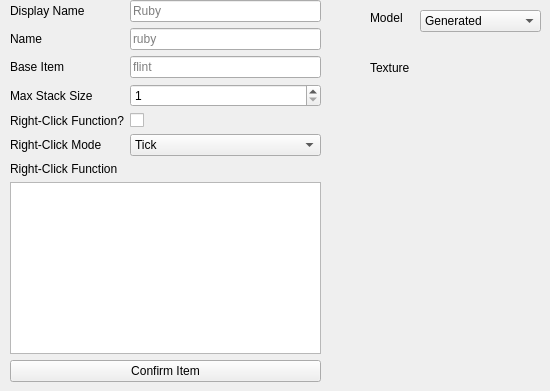
      <widget class="QWidget" name="itemEditor">
       <widget class="QComboBox" name="itemModel">
        <property name="geometry">
         <rect>
          <x>420</x>
          <y>10</y>
          <width>121</width>
          <height>22</height>
         </rect>
        </property>
        <property name="toolTip">
         <string>&lt;html&gt;&lt;head/&gt;&lt;body&gt;&lt;p&gt;The model your custom item will use.&lt;/p&gt;&lt;p&gt;Generated: Normal items.&lt;/p&gt;&lt;p&gt;Handheld: For thigns such as tools, swords, etc.&lt;/p&gt;&lt;p&gt;Custom: If you want to select a custom model you made in &lt;span style=&quot; font-weight:700;&quot;&gt;BlockBench&lt;/span&gt;.&lt;/p&gt;&lt;/body&gt;&lt;/html&gt;</string>
        </property>
        <item>
         <property name="text">
          <string>Generated</string>
         </property>
        </item>
        <item>
         <property name="text">
          <string>Handheld</string>
         </property>
        </item>
        <item>
         <property name="text">
          <string>Custom</string>
         </property>
        </item>
       </widget>
       <widget class="QLabel" name="itemModelLabel">
        <property name="geometry">
         <rect>
          <x>370</x>
          <y>10</y>
          <width>49</width>
          <height>16</height>
         </rect>
        </property>
        <property name="text">
         <string>Model</string>
        </property>
       </widget>
       <widget class="QLabel" name="itemTextureLabel">
        <property name="geometry">
         <rect>
          <x>370</x>
          <y>60</y>
          <width>49</width>
          <height>16</height>
         </rect>
        </property>
        <property name="text">
         <string>Texture</string>
        </property>
       </widget>
       <widget class="QPushButton" name="itemTextureButton">
        <property name="geometry">
         <rect>
          <x>430</x>
          <y>40</y>
          <width>50</width>
          <height>50</height>
         </rect>
        </property>
        <property name="acceptDrops">
         <bool>true</bool>
        </property>
        <property name="toolTip">
         <string>&lt;html&gt;&lt;head/&gt;&lt;body&gt;&lt;p&gt;The texture of your item!&lt;/p&gt;&lt;/body&gt;&lt;/html&gt;</string>
        </property>
        <property name="text">
         <string/>
        </property>
        <property name="flat">
         <bool>true</bool>
        </property>
       </widget>
       <widget class="QWidget" name="layoutWidget1">
        <property name="geometry">
         <rect>
          <x>10</x>
          <y>0</y>
          <width>311</width>
          <height>382</height>
         </rect>
        </property>
        <layout class="QGridLayout" name="gridLayout_2">
         <item row="5" column="0">
          <widget class="QLabel" name="label_4">
           <property name="text">
            <string>Right-Click Mode</string>
           </property>
          </widget>
         </item>
         <item row="2" column="0">
          <widget class="QLabel" name="itemBaseItemLabel">
           <property name="text">
            <string>Base Item</string>
           </property>
          </widget>
         </item>
         <item row="7" column="0" colspan="2">
          <widget class="QPlainTextEdit" name="itemRightClickFunc">
           <property name="toolTip">
            <string>&lt;html&gt;&lt;head/&gt;&lt;body&gt;&lt;p&gt;A list of commands that will be run whenever you rightclick. &lt;span style=&quot; font-weight:700;&quot;&gt;The program does not check if this will work or not! Any problems made here are the fault of the user.&lt;/span&gt;&lt;/p&gt;&lt;/body&gt;&lt;/html&gt;</string>
           </property>
          </widget>
         </item>
         <item row="4" column="1">
          <widget class="QCheckBox" name="itemRightClickCheck">
           <property name="toolTip">
            <string>&lt;html&gt;&lt;head/&gt;&lt;body&gt;&lt;p&gt;Whether or not you want to have a set of special commands run whenever you rightclick your item.&lt;/p&gt;&lt;/body&gt;&lt;/html&gt;</string>
           </property>
           <property name="text">
            <string/>
           </property>
          </widget>
         </item>
         <item row="0" column="1">
          <widget class="QLineEdit" name="itemDisplayName">
           <property name="toolTip">
            <string>&lt;html&gt;&lt;head/&gt;&lt;body&gt;&lt;p&gt;The name of your custom item! This'll be what you see in your inventory.&lt;/p&gt;&lt;/body&gt;&lt;/html&gt;</string>
           </property>
           <property name="placeholderText">
            <string>Ruby</string>
           </property>
          </widget>
         </item>
         <item row="6" column="0">
          <widget class="QLabel" name="label_5">
           <property name="text">
            <string>Right-Click Function</string>
           </property>
          </widget>
         </item>
         <item row="2" column="1">
          <widget class="QLineEdit" name="itemBaseItem">
           <property name="toolTip">
            <string>&lt;html&gt;&lt;head/&gt;&lt;body&gt;&lt;p&gt;The Minecraft item your custom item is wrapped around. &lt;span style=&quot; font-weight:700;&quot;&gt;Do not add a minecraft: prefix to this item!&lt;/span&gt;&lt;/p&gt;&lt;/body&gt;&lt;/html&gt;</string>
           </property>
           <property name="placeholderText">
            <string>flint</string>
           </property>
          </widget>
         </item>
         <item row="1" column="1">
          <widget class="QLineEdit" name="itemName">
           <property name="toolTip">
            <string>&lt;html&gt;&lt;head/&gt;&lt;body&gt;&lt;p&gt;The name of your item that the game recognizes it as.&lt;/p&gt;&lt;/body&gt;&lt;/html&gt;</string>
           </property>
           <property name="placeholderText">
            <string>ruby</string>
           </property>
          </widget>
         </item>
         <item row="3" column="0">
          <widget class="QLabel" name="label_6">
           <property name="text">
            <string>Max Stack Size</string>
           </property>
          </widget>
         </item>
         <item row="3" column="1">
          <widget class="QSpinBox" name="itemStackSize">
           <property name="toolTip">
            <string>&lt;html&gt;&lt;head/&gt;&lt;body&gt;&lt;p&gt;The stack size of your item! Can be anything from 1 to 99, and can be used for any base item!&lt;/p&gt;&lt;/body&gt;&lt;/html&gt;</string>
           </property>
           <property name="minimum">
            <number>1</number>
           </property>
          </widget>
         </item>
         <item row="1" column="0">
          <widget class="QLabel" name="itemNameLabel">
           <property name="text">
            <string>Name</string>
           </property>
          </widget>
         </item>
         <item row="4" column="0">
          <widget class="QLabel" name="label_2">
           <property name="text">
            <string>Right-Click Function?</string>
           </property>
          </widget>
         </item>
         <item row="5" column="1">
          <widget class="QComboBox" name="itemRightClickMode">
           <property name="toolTip">
            <string>&lt;html&gt;&lt;head/&gt;&lt;body&gt;&lt;p&gt;The mode of the right-click method.&lt;/p&gt;&lt;p&gt;Tick: The function runs 20 times per second as long as you are holding rightclick.&lt;br/&gt;Impulse: Runs once whenever you rightclick your item.&lt;/p&gt;&lt;/body&gt;&lt;/html&gt;</string>
           </property>
           <item>
            <property name="text">
             <string>Tick</string>
            </property>
           </item>
           <item>
            <property name="text">
             <string>Impulse</string>
            </property>
           </item>
          </widget>
         </item>
         <item row="0" column="0">
          <widget class="QLabel" name="itemDisplayNameLabel">
           <property name="text">
            <string>Display Name</string>
           </property>
          </widget>
         </item>
         <item row="8" column="0" colspan="2">
          <widget class="QPushButton" name="itemConfirmButton">
           <property name="text">
            <string>Confirm Item</string>
           </property>
          </widget>
         </item>
        </layout>
       </widget>
       <widget class="QLabel" name="itemTexture">
        <property name="geometry">
         <rect>
          <x>430</x>
          <y>40</y>
          <width>50</width>
          <height>50</height>
         </rect>
        </property>
        <property name="text">
         <string/>
        </property>
       </widget>
       <zorder>itemTexture</zorder>
       <zorder>itemModel</zorder>
       <zorder>itemModelLabel</zorder>
       <zorder>itemTextureLabel</zorder>
       <zorder>itemTextureButton</zorder>
       <zorder>layoutWidget1</zorder>
      </widget>
